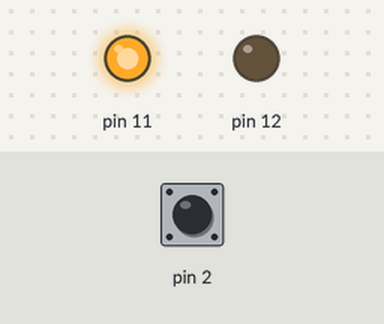
This sketch was run on a simulated Arduino Uno, built with avr-gcc and run on an emulated ATmega328P. Parts: output pins drawn as LEDs (lit = HIGH). Inputs (shaded band) come from the test bench; at power-on: pin 2 HIGH.

Above: at 1.2 s.
1.3 s: pin 2 pulled LOW for 0.15 s
At 1.37 s:
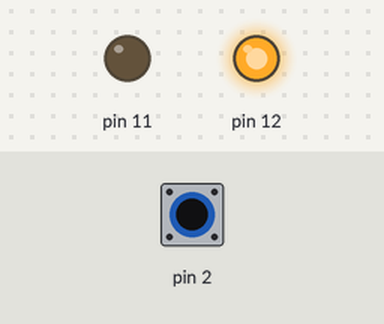
2.9 s: pin 2 pulled LOW for 3.2 s
At 6.4 s:
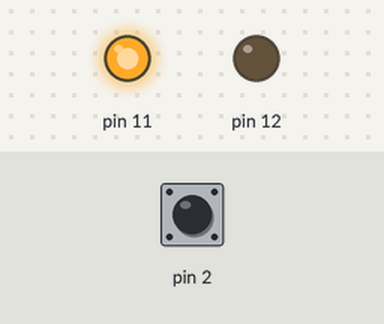
Timing chart, 0 to 7.9 s (numbered marks = the images above; inputs shaded):
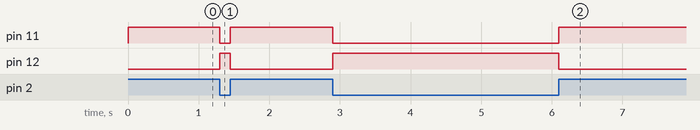

The sketch:

SWITCH.ino
```cpp
void setup()
{
  pinMode(12, OUTPUT);
  pinMode(11, OUTPUT);
  pinMode(2, INPUT_PULLUP);
}

void loop(){
  int botao;
  botao = digitalRead(2);

  if(botao==1){
    digitalWrite(12,LOW);
    digitalWrite(11,HIGH);
  }
  else{
    digitalWrite(12,HIGH);
    digitalWrite(11,LOW);
  }
}
```

Measured:
- after the input at 1.3 s, pin 11: HIGH → LOW at once, → HIGH 0.15 s later; pin 12: LOW → HIGH at once, → LOW 0.15 s later
- after the input at 2.9 s, pin 11: HIGH → LOW at once, → HIGH 3.2 s later; pin 12: LOW → HIGH at once, → LOW 3.2 s later
